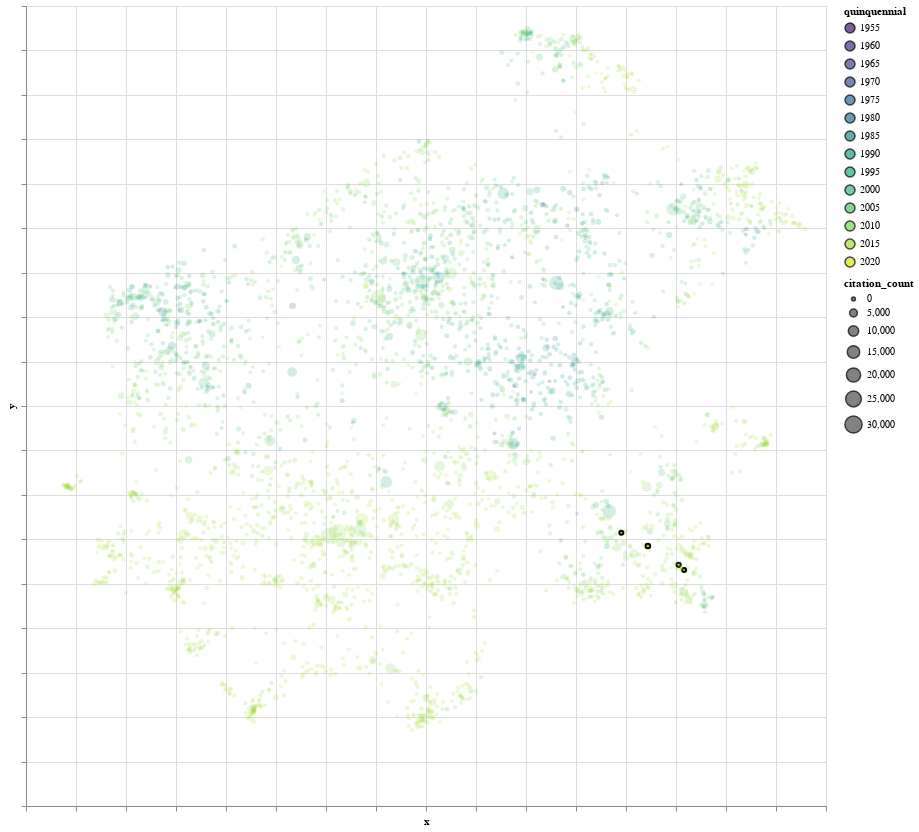

The code cell stored with this chart in its notebook:
### Markdown cell above
### Find Authors

### Code cell
# @title Edit the `AUTHOR_FILTER` variable to full text search for authors.

AUTHOR_FILTER = "Rush "  # @param space at the end means "word border"

### Don't ignore case when searching...
FLAGS = 0
### uncomment do ignore case
# FLAGS = re.IGNORECASE

## --- FILTER CODE.. make it your own ---
import re
data['issel'] = data['authors'].str.contains(AUTHOR_FILTER, na=False, flags=FLAGS, )
if data['issel'].mean()<0.0000000001:
  print('No match found')

## --- FROM HERE ON VIS CODE ---
alt.Chart(data[["x", "y", "authors", "title", YEAR_PERIOD, "citation_count", "issel"]], width=800,
                  height=800) \
    .mark_circle(stroke="black", strokeOpacity=1).encode(
    alt.Color(YEAR_PERIOD+':O',
              scale=alt.Scale(scheme='viridis', reverse=False),
              # legend=alt.Legend(title='Total Records')
              ),
    alt.Size('citation_count',
              scale=alt.Scale(type="pow", exponent=1, range=[15, 300])
              ),
    alt.StrokeWidth('issel:Q', scale=alt.Scale(type="linear", domain=[0,1], range=[0, 2]), legend=None),

    alt.Opacity('issel:Q', scale=alt.Scale(type="linear", domain=[0,1], range=[.2, 1]), legend=None),
    alt.X('x:Q',
        scale=alt.Scale(zero=False), axis=alt.Axis(labels=False)
    ),
    alt.Y('y:Q',
        scale=alt.Scale(zero=False), axis=alt.Axis(labels=False)
    ),
    tooltip=['title', 'authors'],
).interactive()

### Figure 1 — Vega-Lite specification as saved in the notebook (floating-point values rounded to 4 significant figures; data arrays with more than 128 entries replaced by an {"elided": "..."} marker saying what was removed)
{"config": {"view": {"continuousWidth": 400, "continuousHeight": 300}}, "data": {"name": "data-b25bb4a8cfe3244d461e8171406235ea"}, "mark": {"type": "circle", "stroke": "black", "strokeOpacity": 1}, "encoding": {"color": {"type": "ordinal", "field": "quinquennial", "scale": {"reverse": false, "scheme": "viridis"}}, "opacity": {"type": "quantitative", "field": "issel", "legend": null, "scale": {"domain": [0, 1], "range": [0.2, 1], "type": "linear"}}, "size": {"type": "quantitative", "field": "citation_count", "scale": {"exponent": 1, "range": [15, 300], "type": "pow"}}, "strokeWidth": {"type": "quantitative", "field": "issel", "legend": null, "scale": {"domain": [0, 1], "range": [0, 2], "type": "linear"}}, "tooltip": [{"type": "nominal", "field": "title"}, {"type": "nominal", "field": "authors"}], "x": {"type": "quantitative", "axis": {"labels": false}, "field": "x", "scale": {"zero": false}}, "y": {"type": "quantitative", "axis": {"labels": false}, "field": "y", "scale": {"zero": false}}}, "height": 800, "selection": {"selector003": {"type": "interval", "bind": "scales", "encodings": ["x", "y"]}}, "width": 800, "$schema": "https://vega.github.io/schema/vega-lite/v4.8.1.json", "datasets": {"data-b25bb4a8cfe3244d461e8171406235ea": {"elided": "3309 records"}}}
